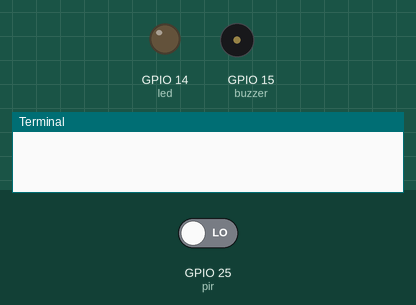
Simulated run of this program. Board: Raspberry Pi (BCM pin numbers). Shown: output pins drawn as LEDs (lit = HIGH), buzzer (waves = sounding, pin HIGH), the last lines printed to the terminal. The inputs (shaded band) are chosen by the test bench; at power-on: GPIO 25 (pir) LOW.

Above: at 1.2 s.
1.3 s: GPIO 25 (pir) driven HIGH
At 2.4 s:
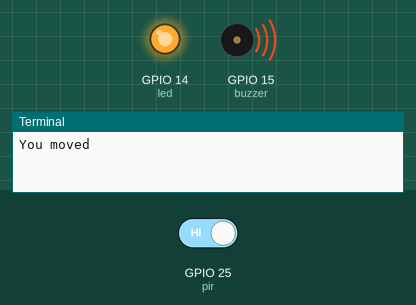
2.8 s: GPIO 25 (pir) driven LOW
At 3.6 s:
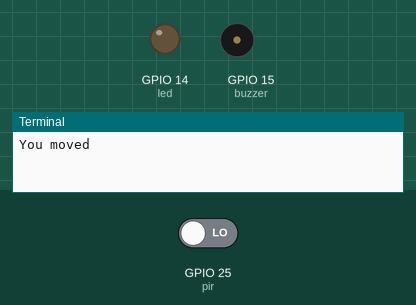
Timing chart, 0 to 5.8 s (numbered marks = the images above; inputs shaded):
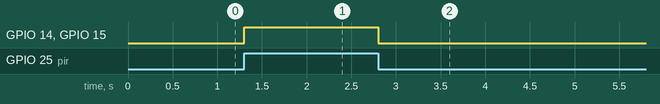

The program:

pir_sensor_detect.py
```python
from gpiozero import MotionSensor
from gpiozero import LED
from gpiozero import Buzzer
from time import sleep

# Looking at PIR sensor, where three pins are at the top,
# Left pin: +5V
# Middle pin: Control (P25 as below)
# Right pin: Ground
# Both potentiometers are turned all the way to the left
pir = MotionSensor(25)

led = LED(14)
buzzer = Buzzer(15) # will work when red button is on

while True:
  pir.wait_for_motion()
  led.on()
  buzzer.on()
  print("You moved ")
  pir.wait_for_no_motion()
  buzzer.off()
  led.off()
  #sleep(3)
```

Measured:
- after the input at 1.3 s, GPIO 14 (led), GPIO 15 (buzzer): LOW → HIGH at once
- after the input at 2.8 s, GPIO 14 (led), GPIO 15 (buzzer): HIGH → LOW at once
